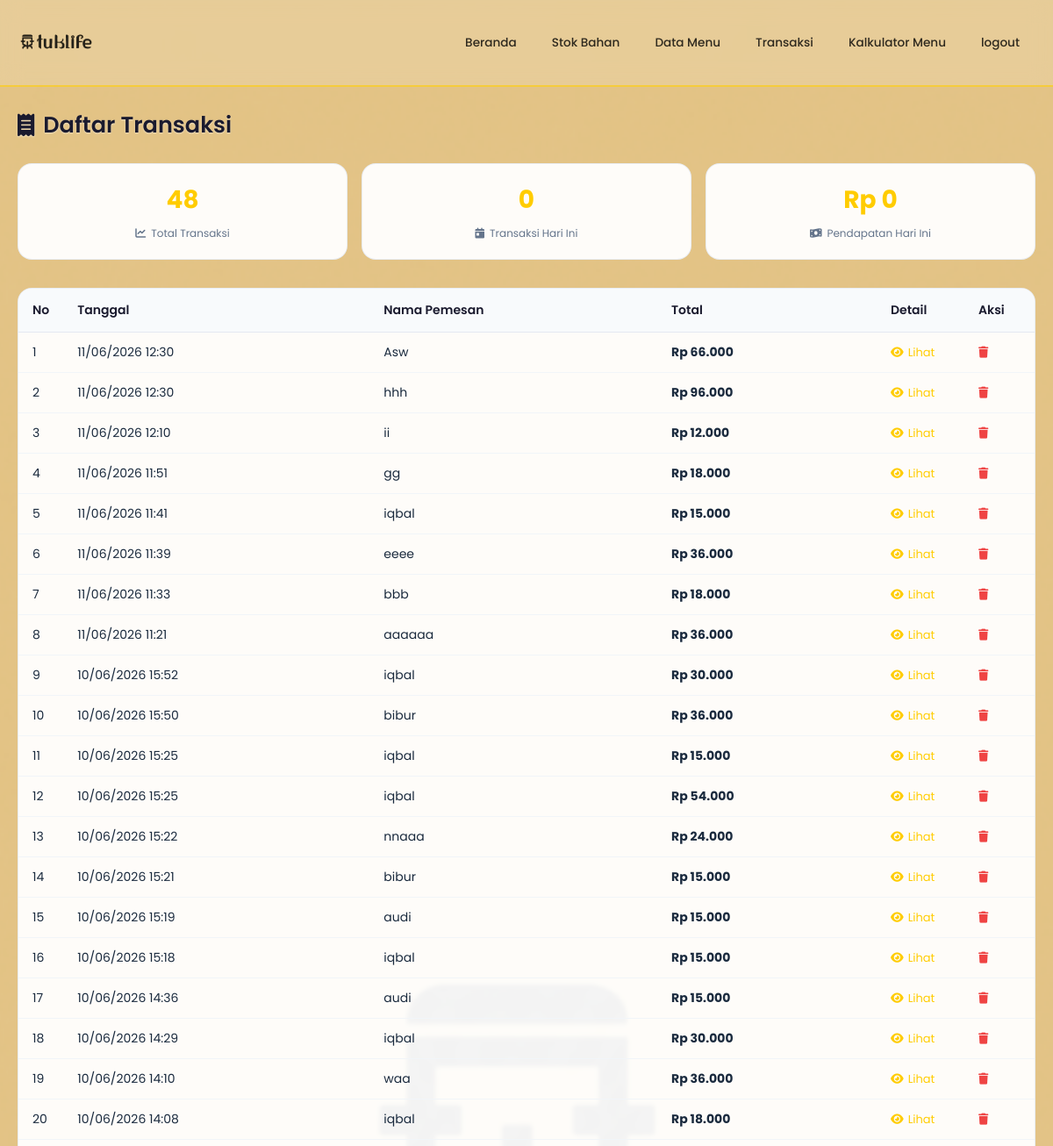
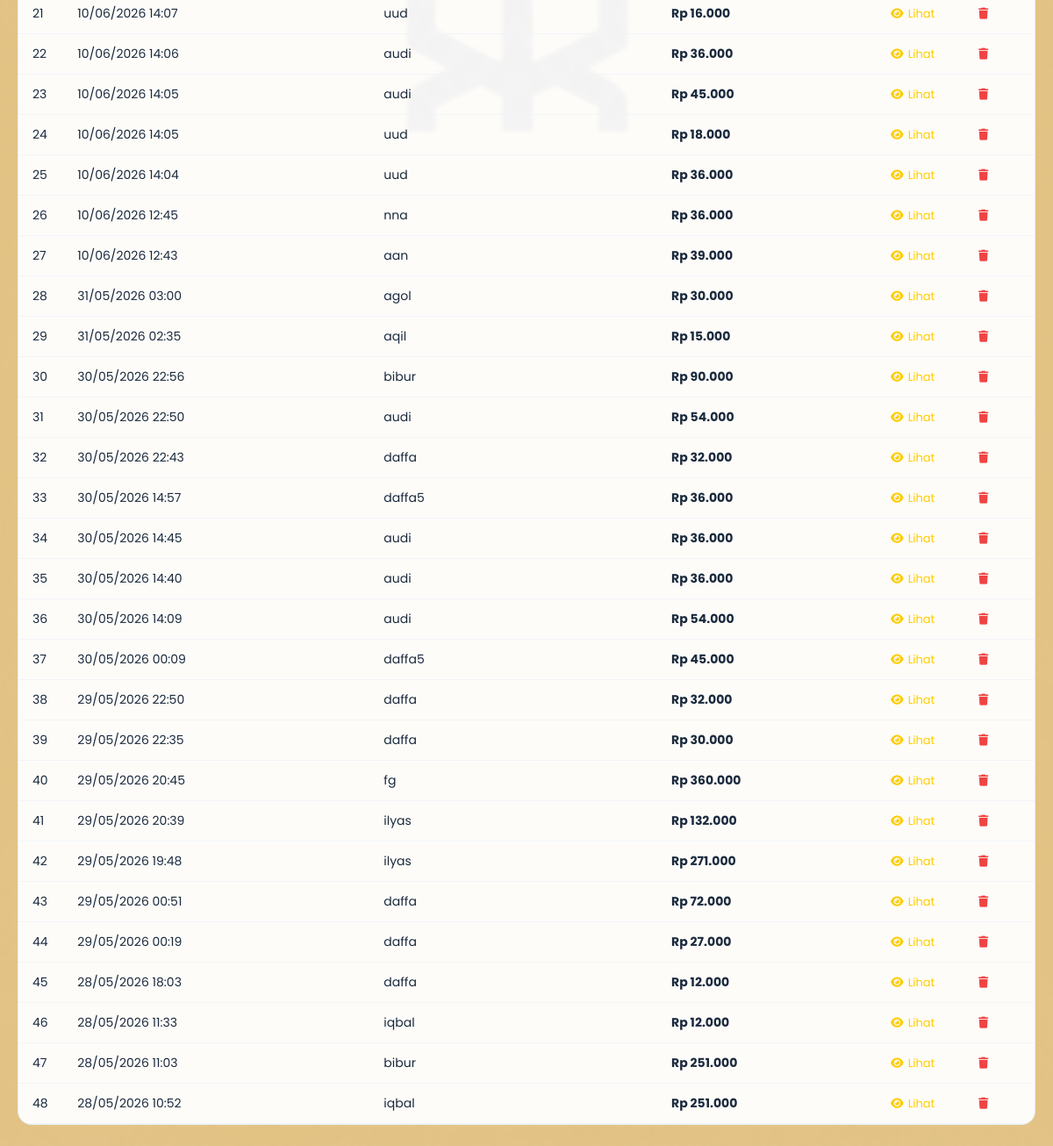
/modules/transaksi/index.php, run on an earlier commit of the app's database (2 pictures, top to bottom).
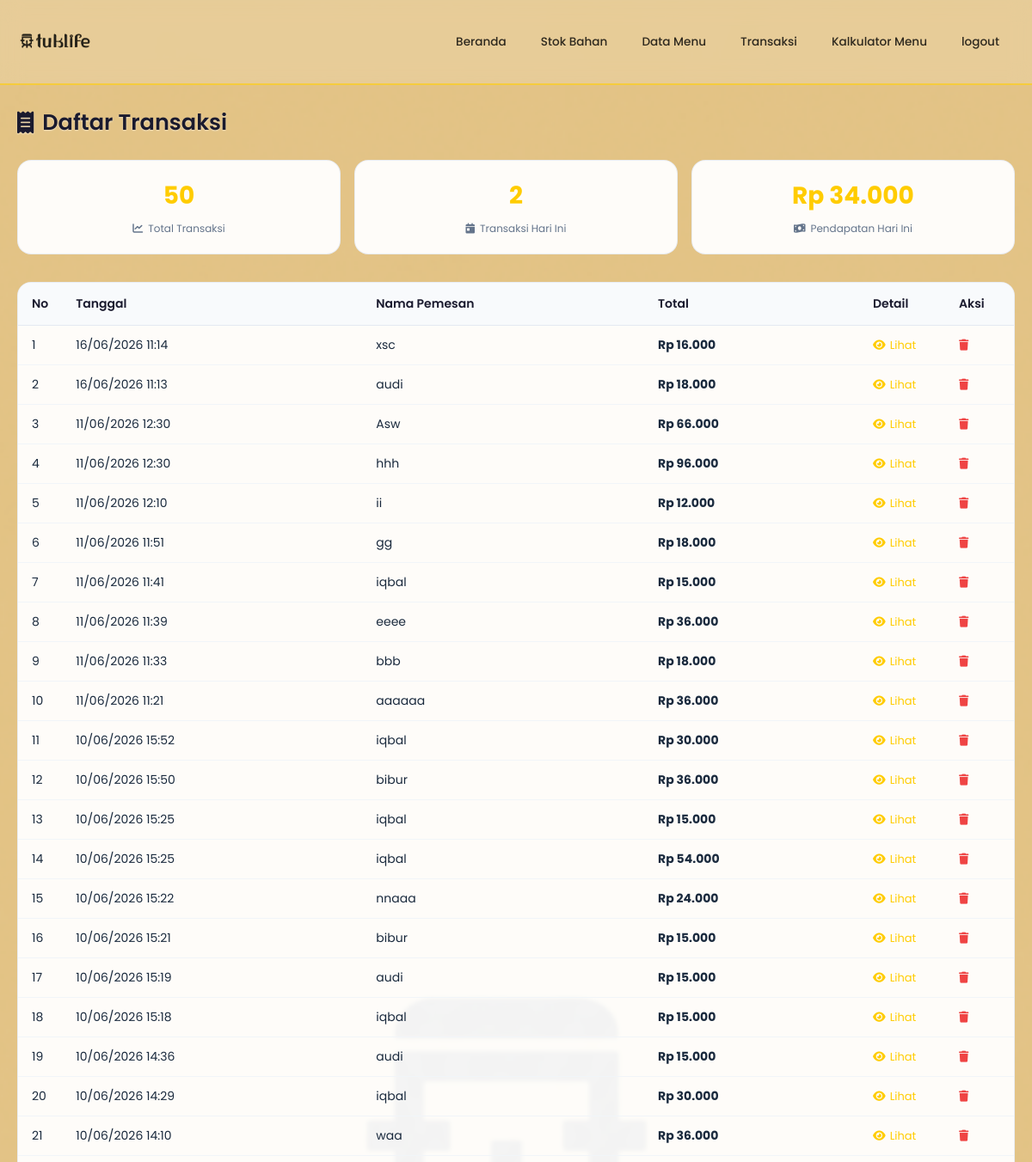
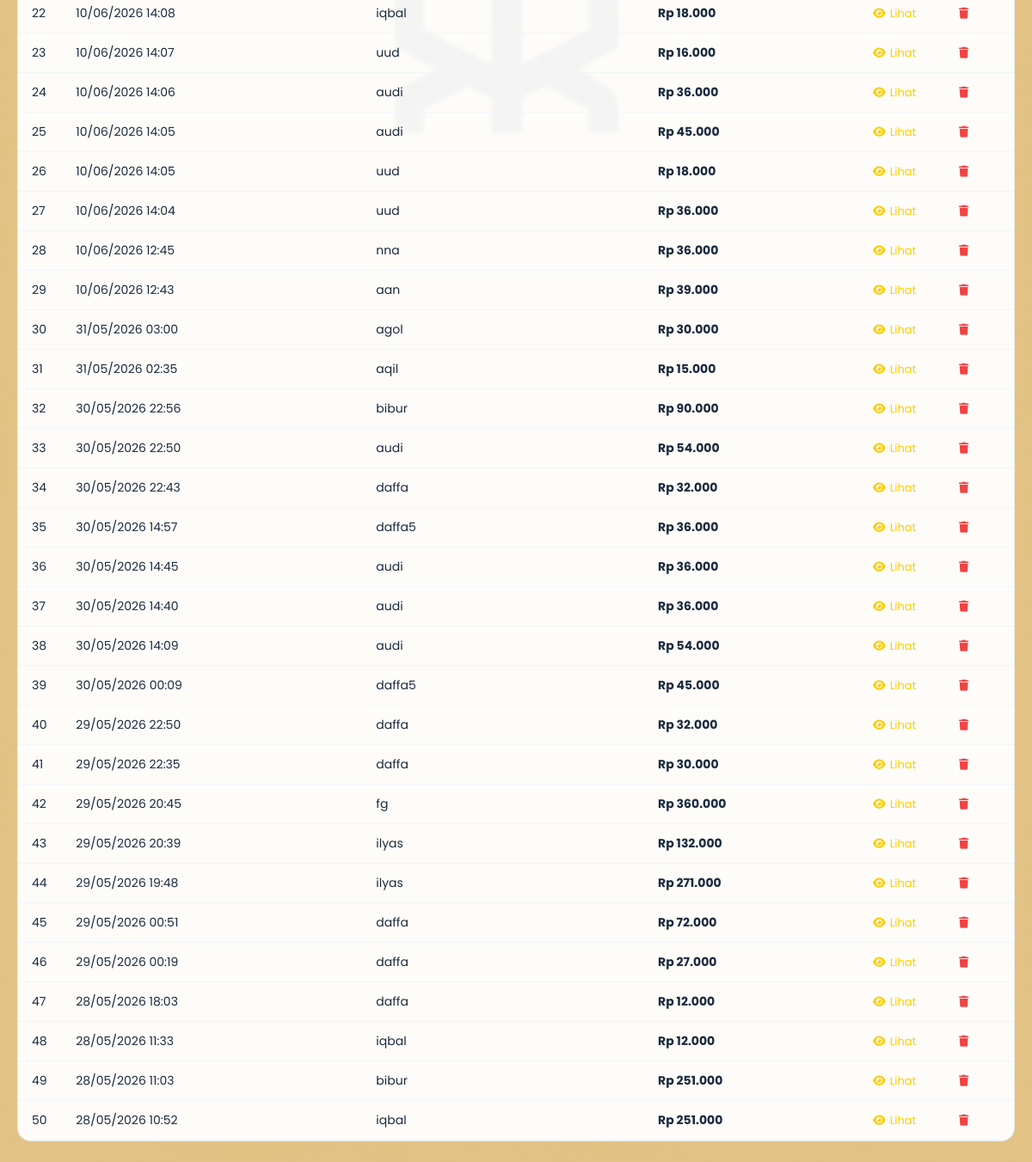
And on a later commit of the database (2 pictures, top to bottom).
### tables this page shows
CREATE TABLE `transaksi` (
  `id_transaksi` int NOT NULL,
  `tgl_transaksi` timestamp NULL DEFAULT CURRENT_TIMESTAMP,
  `total` int DEFAULT NULL,
  `nama_pemesan` varchar(150) DEFAULT NULL,
  `cash` int NOT NULL DEFAULT '0',
  `change` int NOT NULL DEFAULT '0'
);

### includes/fungsi.php (called while the page is built, shortened)
<?php
function rupiah($angka) {
    return "Rp " . number_format((float)$angka, 0, ',', '.');
}
?>

### modules/transaksi/index.php (the view)
<?php
include '../../config/database.php';
include '../../includes/fungsi.php';
include '../../includes/header.php';
$queryTotal = "SELECT COUNT(*) as total FROM transaksi";
$resultTotal = mysqli_query($conn, $queryTotal);
if ($resultTotal) {
    $totalTransaksi = mysqli_fetch_assoc($resultTotal)['total'];
} else {
    $totalTransaksi = 0;
}
$query = "SELECT * FROM transaksi ORDER BY id_transaksi DESC";
$result = mysqli_query($conn, $query);
$queryHariIni = "SELECT COUNT(*) as total, COALESCE(SUM(total), 0) as pendapatan
                FROM transaksi
                WHERE DATE(tgl_transaksi) = CURDATE()";
$resultHariIni = mysqli_query($conn, $queryHariIni);
$dataHariIni = mysqli_fetch_assoc($resultHariIni);
?>
<h1><i class="fas fa-receipt"></i> Daftar Transaksi</h1>
<div class="stats-grid">
    <div class="stat-card">
        <div class="stat-value"><?= $totalTransaksi ?></div>
        <div class="stat-label"><i class="fas fa-chart-line"></i> Total Transaksi</div>
    </div>
    <div class="stat-card">
        <div class="stat-value"><?= $dataHariIni['total'] ?? 0 ?></div>
        <div class="stat-label"><i class="fas fa-calendar-day"></i> Transaksi Hari Ini</div>
    </div>
    <div class="stat-card">
        <div class="stat-value"><?= rupiah($dataHariIni['pendapatan'] ?? 0) ?></div>
        <div class="stat-label"><i class="fas fa-money-bill-wave"></i> Pendapatan Hari Ini</div>
    </div>
</div>
<div class="table-wrapper">
    <table>
        <thead>
            <tr>
                <th width="50">No</th>
                <th>Tanggal</th>
                <th>Nama Pemesan</th>
                <th>Total</th>
                <th width="100">Detail</th>
                <th width="80">Aksi</th>
            </tr>
        </thead>
        <tbody>
            <?php
            $no = 1;
            if(mysqli_num_rows($result) > 0):
                while($row = mysqli_fetch_assoc($result)): ?>
                <tr>
                    <td><?= $no++ ?></td>
                    <td><?= date('d/m/Y H:i', strtotime($row['tgl_transaksi'])) ?></td>
                    <td><?= htmlspecialchars($row['nama_pemesan'] ?? '-') ?></td>
                    <td><strong><?= rupiah($row['total']) ?></strong></td>
                    <td>
                        <a href="detail.php?id=<?= $row['id_transaksi'] ?>" class="action-link">
                            <i class="fas fa-eye"></i> Lihat
                        </a>
                    </td>
                    <td>
                        <a href="hapus.php?id=<?= $row['id_transaksi'] ?>" class="action-link action-link-danger" onclick="return confirm('Yakin hapus transaksi ini?')">
                            <i class="fas fa-trash"></i>
                        </a>
                    </td>
                </tr>
                <?php endwhile;
            else: ?>
                <tr>
                    <td colspan="6" style="text-align: center;">Belum ada transaksi</td>
                </tr>
            <?php endif; ?>
        </tbody>
    </table>
</div>
<?php include '../../includes/footer.php'; ?>

### includes/header.php (shortened to what this page needs)
<!DOCTYPE html>
<html lang="id">
<head>
    <link rel="stylesheet" href="https://cdnjs.cloudflare.com/ajax/libs/font-awesome/6.4.0/css/all.min.css">
</head>
<body>
    <nav>
        <div class="nav-container">
            <div class="logo">
               <img src="<?= BASE_URL ?>assets/img/logop2.png"
     style="height:90px;width:auto;object-fit:contain;"
     alt="logo tuklife">
            </div>
            <div class="nav-links">
                <a href="<?= BASE_URL ?>index.php">Beranda</a>
                <a href="<?= BASE_URL ?>modules/stok-bahan/index.php">Stok Bahan</a>
                <a href="<?= BASE_URL ?>modules/menu/index.php">Data Menu</a>
                <a href="<?= BASE_URL ?>modules/transaksi/index.php">Transaksi</a>
                <a href="<?= BASE_URL ?>modules/kalkulator/index.php">Kalkulator Menu</a>
                <a href="<?= BASE_URL ?>logout.php">logout</a>
            </div>
        </div>
    </nav>
    <main>

### includes/footer.php (shortened to what this page needs)
</main>
</body>
</html>

What changed in the data, as far as the page shows it:
added transaksi: tgl_transaksi "16/06/2026 11:14", nama_pemesan "xsc", total "Rp 16.000"
added transaksi: tgl_transaksi "16/06/2026 11:13", nama_pemesan "audi", total "Rp 18.000"
Also different on the page:
$totalTransaksi: "48" → "50"
$dataHariIni['total']: "0" → "2"
rupiah($dataHariIni['pendapatan'] ?? 0): "Rp 0" → "Rp 34.000"
